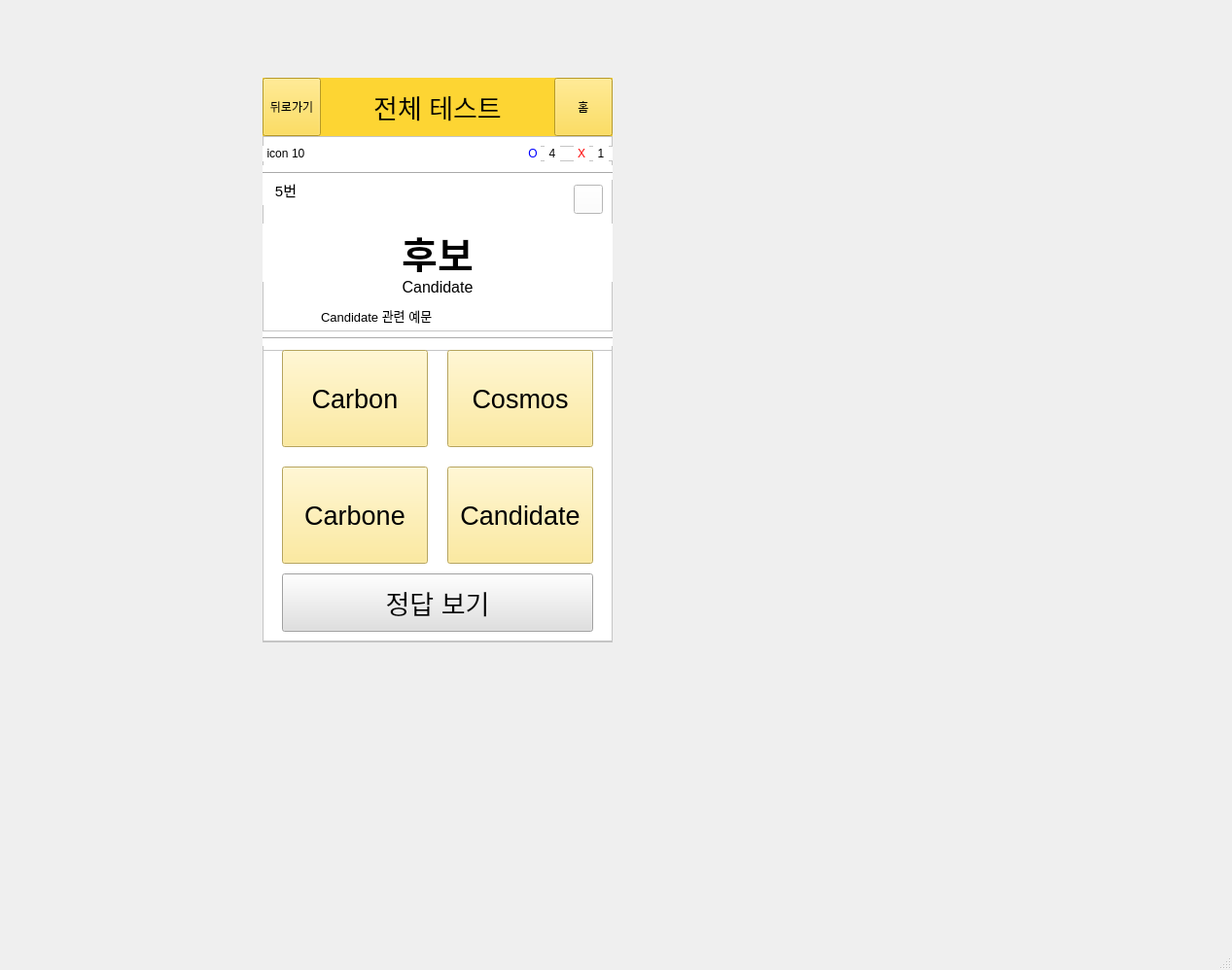
<?xml version="1.0" encoding="UTF-8"?>
<ui version="4.0">
 <class>MainWindow</class>
 <widget class="QMainWindow" name="MainWindow">
  <property name="geometry">
   <rect>
    <x>0</x>
    <y>0</y>
    <width>1267</width>
    <height>998</height>
   </rect>
  </property>
  <property name="windowTitle">
   <string>MainWindow</string>
  </property>
  <widget class="QWidget" name="centralwidget">
   <widget class="QFrame" name="frame">
    <property name="geometry">
     <rect>
      <x>270</x>
      <y>80</y>
      <width>360</width>
      <height>581</height>
     </rect>
    </property>
    <property name="maximumSize">
     <size>
      <width>360</width>
      <height>600</height>
     </size>
    </property>
    <property name="styleSheet">
     <string notr="true">background-color: white ;</string>
    </property>
    <property name="frameShape">
     <enum>QFrame::Shape::StyledPanel</enum>
    </property>
    <property name="frameShadow">
     <enum>QFrame::Shadow::Raised</enum>
    </property>
    <widget class="QLabel" name="label">
     <property name="geometry">
      <rect>
       <x>0</x>
       <y>0</y>
       <width>360</width>
       <height>60</height>
      </rect>
     </property>
     <property name="maximumSize">
      <size>
       <width>360</width>
       <height>60</height>
      </size>
     </property>
     <property name="styleSheet">
      <string notr="true">background-color : rgba(253, 213, 51, 0.97) ;</string>
     </property>
     <property name="text">
      <string/>
     </property>
    </widget>
    <widget class="QPushButton" name="go_back_but">
     <property name="geometry">
      <rect>
       <x>0</x>
       <y>0</y>
       <width>60</width>
       <height>60</height>
      </rect>
     </property>
     <property name="maximumSize">
      <size>
       <width>60</width>
       <height>60</height>
      </size>
     </property>
     <property name="styleSheet">
      <string notr="true">background-color: rgba(253, 213, 51, 0.97) ;
</string>
     </property>
     <property name="text">
      <string>뒤로가기</string>
     </property>
    </widget>
    <widget class="QPushButton" name="home_but">
     <property name="geometry">
      <rect>
       <x>300</x>
       <y>0</y>
       <width>60</width>
       <height>60</height>
      </rect>
     </property>
     <property name="maximumSize">
      <size>
       <width>60</width>
       <height>60</height>
      </size>
     </property>
     <property name="styleSheet">
      <string notr="true">background-color: rgba(253, 213, 51, 0.97) ;
</string>
     </property>
     <property name="text">
      <string>홈</string>
     </property>
    </widget>
    <widget class="QLabel" name="page_name">
     <property name="geometry">
      <rect>
       <x>60</x>
       <y>0</y>
       <width>240</width>
       <height>60</height>
      </rect>
     </property>
     <property name="maximumSize">
      <size>
       <width>240</width>
       <height>60</height>
      </size>
     </property>
     <property name="font">
      <font>
       <pointsize>20</pointsize>
      </font>
     </property>
     <property name="styleSheet">
      <string notr="true">background-color : rgba(253, 213, 51, 0.97) ;</string>
     </property>
     <property name="text">
      <string>전체 테스트</string>
     </property>
     <property name="alignment">
      <set>Qt::AlignmentFlag::AlignCenter</set>
     </property>
    </widget>
    <widget class="QFrame" name="frame_3">
     <property name="geometry">
      <rect>
       <x>0</x>
       <y>60</y>
       <width>360</width>
       <height>45</height>
      </rect>
     </property>
     <property name="maximumSize">
      <size>
       <width>360</width>
       <height>45</height>
      </size>
     </property>
     <property name="frameShape">
      <enum>QFrame::Shape::StyledPanel</enum>
     </property>
     <property name="frameShadow">
      <enum>QFrame::Shadow::Raised</enum>
     </property>
     <widget class="Line" name="line">
      <property name="geometry">
       <rect>
        <x>0</x>
        <y>30</y>
        <width>365</width>
        <height>16</height>
       </rect>
      </property>
      <property name="maximumSize">
       <size>
        <width>365</width>
        <height>16777215</height>
       </size>
      </property>
      <property name="font">
       <font>
        <bold>false</bold>
       </font>
      </property>
      <property name="orientation">
       <enum>Qt::Orientation::Horizontal</enum>
      </property>
     </widget>
     <widget class="QFrame" name="frame_2">
      <property name="geometry">
       <rect>
        <x>270</x>
        <y>10</y>
        <width>91</width>
        <height>16</height>
       </rect>
      </property>
      <property name="frameShape">
       <enum>QFrame::Shape::StyledPanel</enum>
      </property>
      <property name="frameShadow">
       <enum>QFrame::Shadow::Raised</enum>
      </property>
      <widget class="QLabel" name="label_2">
       <property name="geometry">
        <rect>
         <x>0</x>
         <y>0</y>
         <width>16</width>
         <height>16</height>
        </rect>
       </property>
       <property name="styleSheet">
        <string notr="true">color : blue</string>
       </property>
       <property name="text">
        <string>O</string>
       </property>
       <property name="alignment">
        <set>Qt::AlignmentFlag::AlignCenter</set>
       </property>
      </widget>
      <widget class="QLabel" name="label_6">
       <property name="geometry">
        <rect>
         <x>50</x>
         <y>0</y>
         <width>16</width>
         <height>16</height>
        </rect>
       </property>
       <property name="styleSheet">
        <string notr="true">Color : red ;</string>
       </property>
       <property name="text">
        <string>X</string>
       </property>
       <property name="alignment">
        <set>Qt::AlignmentFlag::AlignCenter</set>
       </property>
      </widget>
      <widget class="QLabel" name="q_right">
       <property name="geometry">
        <rect>
         <x>20</x>
         <y>0</y>
         <width>16</width>
         <height>16</height>
        </rect>
       </property>
       <property name="text">
        <string>4</string>
       </property>
       <property name="alignment">
        <set>Qt::AlignmentFlag::AlignCenter</set>
       </property>
      </widget>
      <widget class="QLabel" name="q_wrong">
       <property name="geometry">
        <rect>
         <x>70</x>
         <y>0</y>
         <width>16</width>
         <height>16</height>
        </rect>
       </property>
       <property name="text">
        <string>1</string>
       </property>
       <property name="alignment">
        <set>Qt::AlignmentFlag::AlignCenter</set>
       </property>
      </widget>
      <zorder>label_6</zorder>
      <zorder>q_right</zorder>
      <zorder>q_wrong</zorder>
      <zorder>label_2</zorder>
     </widget>
     <widget class="QLabel" name="timer_icon">
      <property name="geometry">
       <rect>
        <x>0</x>
        <y>10</y>
        <width>31</width>
        <height>16</height>
       </rect>
      </property>
      <property name="text">
       <string>icon</string>
      </property>
      <property name="alignment">
       <set>Qt::AlignmentFlag::AlignCenter</set>
      </property>
     </widget>
     <widget class="QLabel" name="time_left">
      <property name="geometry">
       <rect>
        <x>30</x>
        <y>10</y>
        <width>16</width>
        <height>16</height>
       </rect>
      </property>
      <property name="text">
       <string>10</string>
      </property>
     </widget>
    </widget>
    <widget class="QLabel" name="q_num">
     <property name="geometry">
      <rect>
       <x>0</x>
       <y>100</y>
       <width>48</width>
       <height>31</height>
      </rect>
     </property>
     <property name="font">
      <font>
       <pointsize>11</pointsize>
      </font>
     </property>
     <property name="text">
      <string>5번</string>
     </property>
     <property name="alignment">
      <set>Qt::AlignmentFlag::AlignCenter</set>
     </property>
    </widget>
    <widget class="Line" name="line_2">
     <property name="geometry">
      <rect>
       <x>0</x>
       <y>260</y>
       <width>365</width>
       <height>16</height>
      </rect>
     </property>
     <property name="maximumSize">
      <size>
       <width>365</width>
       <height>16777215</height>
      </size>
     </property>
     <property name="font">
      <font>
       <bold>false</bold>
      </font>
     </property>
     <property name="orientation">
      <enum>Qt::Orientation::Horizontal</enum>
     </property>
    </widget>
    <widget class="QPushButton" name="pause_but">
     <property name="geometry">
      <rect>
       <x>320</x>
       <y>110</y>
       <width>30</width>
       <height>30</height>
      </rect>
     </property>
     <property name="maximumSize">
      <size>
       <width>30</width>
       <height>30</height>
      </size>
     </property>
     <property name="text">
      <string/>
     </property>
     <property name="icon">
      <iconset theme="media-playback-pause"/>
     </property>
    </widget>
    <widget class="QFrame" name="frame_4">
     <property name="geometry">
      <rect>
       <x>0</x>
       <y>280</y>
       <width>360</width>
       <height>300</height>
      </rect>
     </property>
     <property name="maximumSize">
      <size>
       <width>360</width>
       <height>300</height>
      </size>
     </property>
     <property name="styleSheet">
      <string notr="true">background-color : white ;</string>
     </property>
     <property name="frameShape">
      <enum>QFrame::Shape::StyledPanel</enum>
     </property>
     <property name="frameShadow">
      <enum>QFrame::Shadow::Raised</enum>
     </property>
     <widget class="QPushButton" name="ans_1">
      <property name="geometry">
       <rect>
        <x>20</x>
        <y>0</y>
        <width>150</width>
        <height>100</height>
       </rect>
      </property>
      <property name="maximumSize">
       <size>
        <width>150</width>
        <height>100</height>
       </size>
      </property>
      <property name="font">
       <font>
        <pointsize>20</pointsize>
       </font>
      </property>
      <property name="styleSheet">
       <string notr="true">background-color : rgb(255, 230, 130) ;</string>
      </property>
      <property name="text">
       <string>Carbon</string>
      </property>
     </widget>
     <widget class="QPushButton" name="ans_2">
      <property name="geometry">
       <rect>
        <x>190</x>
        <y>0</y>
        <width>150</width>
        <height>100</height>
       </rect>
      </property>
      <property name="maximumSize">
       <size>
        <width>150</width>
        <height>100</height>
       </size>
      </property>
      <property name="font">
       <font>
        <pointsize>20</pointsize>
       </font>
      </property>
      <property name="styleSheet">
       <string notr="true">background-color : rgb(255, 230, 130) ;</string>
      </property>
      <property name="text">
       <string>Cosmos</string>
      </property>
     </widget>
     <widget class="QPushButton" name="ans_3">
      <property name="geometry">
       <rect>
        <x>20</x>
        <y>120</y>
        <width>150</width>
        <height>100</height>
       </rect>
      </property>
      <property name="maximumSize">
       <size>
        <width>150</width>
        <height>100</height>
       </size>
      </property>
      <property name="font">
       <font>
        <pointsize>20</pointsize>
       </font>
      </property>
      <property name="styleSheet">
       <string notr="true">background-color : rgb(255, 230, 130) ;</string>
      </property>
      <property name="text">
       <string>Carbone</string>
      </property>
     </widget>
     <widget class="QPushButton" name="ans_4">
      <property name="geometry">
       <rect>
        <x>190</x>
        <y>120</y>
        <width>150</width>
        <height>100</height>
       </rect>
      </property>
      <property name="maximumSize">
       <size>
        <width>150</width>
        <height>100</height>
       </size>
      </property>
      <property name="font">
       <font>
        <pointsize>20</pointsize>
       </font>
      </property>
      <property name="styleSheet">
       <string notr="true">background-color : rgb(255, 230, 130) ;</string>
      </property>
      <property name="text">
       <string>Candidate</string>
      </property>
     </widget>
     <widget class="QPushButton" name="look_ans">
      <property name="geometry">
       <rect>
        <x>20</x>
        <y>230</y>
        <width>320</width>
        <height>60</height>
       </rect>
      </property>
      <property name="maximumSize">
       <size>
        <width>320</width>
        <height>60</height>
       </size>
      </property>
      <property name="font">
       <font>
        <pointsize>20</pointsize>
       </font>
      </property>
      <property name="styleSheet">
       <string notr="true">background-color : rgb(224, 224, 224) ;</string>
      </property>
      <property name="text">
       <string>정답 보기</string>
      </property>
     </widget>
    </widget>
    <widget class="QFrame" name="frame_5">
     <property name="geometry">
      <rect>
       <x>0</x>
       <y>150</y>
       <width>360</width>
       <height>111</height>
      </rect>
     </property>
     <property name="maximumSize">
      <size>
       <width>360</width>
       <height>120</height>
      </size>
     </property>
     <property name="frameShape">
      <enum>QFrame::Shape::StyledPanel</enum>
     </property>
     <property name="frameShadow">
      <enum>QFrame::Shadow::Raised</enum>
     </property>
     <widget class="QLabel" name="q_name">
      <property name="geometry">
       <rect>
        <x>0</x>
        <y>0</y>
        <width>360</width>
        <height>60</height>
       </rect>
      </property>
      <property name="maximumSize">
       <size>
        <width>360</width>
        <height>60</height>
       </size>
      </property>
      <property name="font">
       <font>
        <pointsize>30</pointsize>
        <bold>true</bold>
       </font>
      </property>
      <property name="text">
       <string>후보</string>
      </property>
      <property name="alignment">
       <set>Qt::AlignmentFlag::AlignCenter</set>
      </property>
     </widget>
     <widget class="QLabel" name="ans_meaning">
      <property name="geometry">
       <rect>
        <x>60</x>
        <y>50</y>
        <width>240</width>
        <height>30</height>
       </rect>
      </property>
      <property name="maximumSize">
       <size>
        <width>240</width>
        <height>30</height>
       </size>
      </property>
      <property name="font">
       <font>
        <pointsize>12</pointsize>
       </font>
      </property>
      <property name="text">
       <string>Candidate</string>
      </property>
      <property name="alignment">
       <set>Qt::AlignmentFlag::AlignCenter</set>
      </property>
     </widget>
     <widget class="QLabel" name="ans_sentence">
      <property name="geometry">
       <rect>
        <x>60</x>
        <y>80</y>
        <width>240</width>
        <height>30</height>
       </rect>
      </property>
      <property name="maximumSize">
       <size>
        <width>240</width>
        <height>30</height>
       </size>
      </property>
      <property name="font">
       <font>
        <pointsize>10</pointsize>
       </font>
      </property>
      <property name="text">
       <string>Candidate 관련 예문</string>
      </property>
     </widget>
    </widget>
   </widget>
  </widget>
  <widget class="QMenuBar" name="menubar">
   <property name="geometry">
    <rect>
     <x>0</x>
     <y>0</y>
     <width>1267</width>
     <height>22</height>
    </rect>
   </property>
  </widget>
  <widget class="QStatusBar" name="statusbar"/>
 </widget>
 <resources/>
 <connections/>
</ui>
